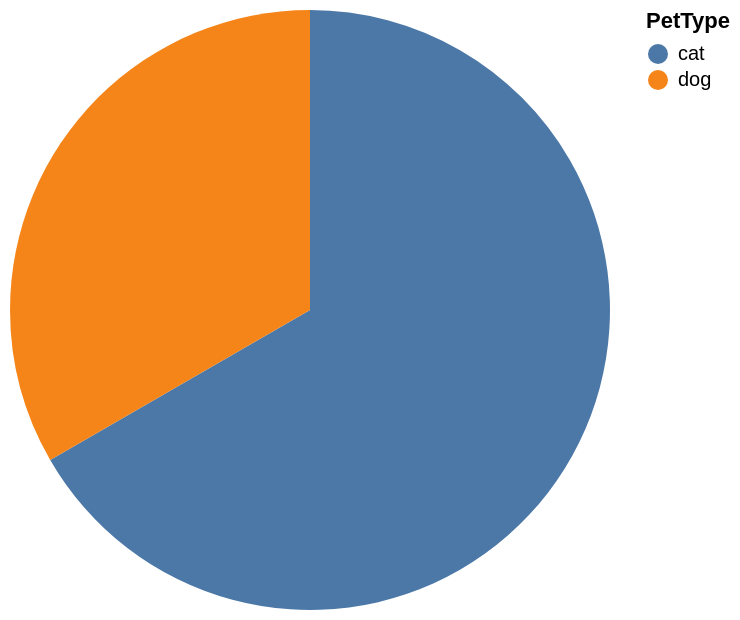

Specify this chart in Vega-Lite:
### Vega-Lite specification from a JSON file in a GitHub repository (floating-point values rounded to 4 significant figures)
{"data": {"values": [{"x_data": "cat", "y_data": 3}, {"x_data": "dog", "y_data": 1.5}]}, "mark": "arc", "encoding": {"theta": {"field": "y_data", "type": "quantitative", "title": "avg(pet_age)"}, "color": {"field": "x_data", "type": "nominal", "title": "PetType"}}}
